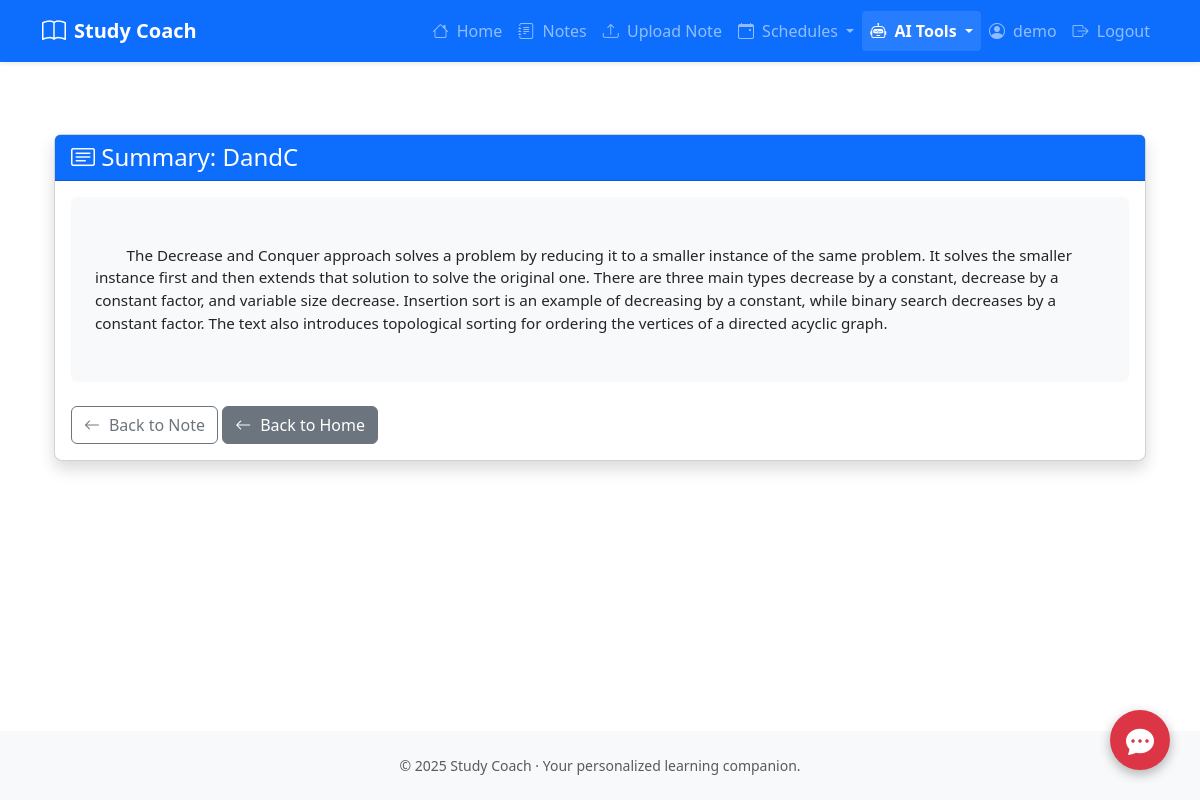
The page /summarize/2 (signed in) on the database its author committed.
### tables this page shows
CREATE TABLE users (
                id INTEGER PRIMARY KEY AUTOINCREMENT,
                username TEXT UNIQUE NOT NULL,
                password TEXT NOT NULL
            );

CREATE TABLE notes (
                id INTEGER PRIMARY KEY AUTOINCREMENT,
                user_id INTEGER,
                title TEXT NOT NULL,
                content TEXT NOT NULL,
                file_type TEXT NOT NULL,
                upload_date TEXT NOT NULL,
                summary TEXT,
                questions TEXT,
                FOREIGN KEY (user_id) REFERENCES users(id)
            );

### app.py (the view, shortened to what this page needs)
@app.route('/summarize/<int:note_id>')
@login_required
def summarize_note(note_id):
    conn = get_db_connection()
    note = conn.execute(
        'SELECT * FROM notes WHERE id = ? AND user_id = ?',
        (note_id, session['user_id'])
    ).fetchone()
    if not note:
        conn.close()
        flash('Note not found', 'danger')
        return redirect(url_for('notes'))
    note_dict = dict(note)
    summary = note_dict.get('summary')
    conn.close()
    return render_template('summary.html', note=note_dict, summary=summary)

### app.py (called while the page is built)
def get_db_connection():
    conn = sqlite3.connect(DATABASE)
    conn.row_factory = sqlite3.Row
    return conn

@login_manager.user_loader
def load_user(user_id):
    conn = get_db_connection()
    row = conn.execute('SELECT * FROM users WHERE id = ?', (user_id,)).fetchone()
    conn.close()
    if row:
        return User(row['id'], row['username'], row['password'])
    return None

@app.context_processor
def inject_now():
    return {'datetime': datetime, 'current_user': current_user}

### templates/summary.html (shortened to what this page needs)
{% extends "base.html" %}  {% block content %}
<div class="container mt-5">
  <div class="card shadow">
    <div
      class="card-header bg-primary text-white d-flex justify-content-between align-items-center"
    >
      <h4 class="mb-0">
        <i class="bi bi-card-text"></i> Summary: {{ note.title }}
      </h4>
    </div>
    <div class="card-body">
      <div
        class="note-content bg-light p-4 rounded"
        style="white-space: pre-wrap; word-wrap: break-word"
      >
        {{ summary }}
      </div>
      <div class="mt-4">
        <a
          href="{{ url_for('view_note', note_id=note.id) }}"
          class="btn btn-outline-secondary"
        >
          <i class="bi bi-arrow-left"></i> Back to Note
        </a>
        <a href="{{ url_for('home') }}" class="btn btn-secondary">
          <i class="bi bi-arrow-left"></i> Back to Home
        </a>
      </div>
    </div>
  </div>
</div>
{% endblock %}

### templates/base.html (shortened to what this page needs)
<!DOCTYPE html>
<html lang="en">
<head>
  <link href="https://cdn.jsdelivr.net/npm/bootstrap@5.3.0/dist/css/bootstrap.min.css" rel="stylesheet" />
  <link rel="stylesheet" href="https://cdn.jsdelivr.net/npm/bootstrap-icons@1.10.0/font/bootstrap-icons.css" />
  <link rel="stylesheet" href="{{ url_for('static', filename='style.css') }}" />
</head>
<body class="d-flex flex-column min-vh-100">
  <nav class="navbar navbar-expand-lg navbar-dark bg-primary shadow-sm">
    <div class="container">
      <a class="navbar-brand fw-bold d-flex align-items-center" href="{{ url_for('home') }}">
        <i class="bi bi-book me-2 fs-4"></i> Study Coach
      </a>
      <div class="collapse navbar-collapse" id="navbarNav">
        <ul class="navbar-nav ms-auto mb-2 mb-lg-0">
          <li class="nav-item">
            <a class="nav-link {% if request.endpoint == 'home' %}active{% endif %}" href="{{ url_for('home') }}">
              <i class="bi bi-house me-1"></i> Home
            </a>
          </li>
          <li class="nav-item">
            <a class="nav-link {% if request.endpoint == 'notes' %}active{% endif %}" href="{{ url_for('notes') }}">
              <i class="bi bi-journal-text me-1"></i> Notes
            </a>
          </li>
          <li class="nav-item">
            <a class="nav-link {% if request.endpoint == 'upload' %}active{% endif %}" href="{{ url_for('upload') }}">
              <i class="bi bi-upload me-1"></i> Upload Note
            </a>
          </li>
          <li class="nav-item dropdown">
            <a class="nav-link dropdown-toggle {% if 'schedule' in request.endpoint %}active{% endif %}" href="#"
              id="scheduleDropdown" role="button" data-bs-toggle="dropdown" aria-expanded="false">
              <i class="bi bi-calendar-event me-1"></i> Schedules
            </a>
          </li>
          <li class="nav-item dropdown">
            <a class="nav-link dropdown-toggle {% if 'summarize' in request.endpoint or 'questions' in request.endpoint or 'explain' in request.endpoint %}active{% endif %}"
              href="#" id="aiDropdown" role="button" data-bs-toggle="dropdown" aria-expanded="false">
              <i class="bi bi-robot me-1"></i> AI Tools
            </a>
          </li>
          {% if session.get('username') %}
          <li class="nav-item">
            <a class="nav-link" href="#">
              <i class="bi bi-person-circle me-1"></i> {{ session.get('username') }}
            </a>
          </li>
          <li class="nav-item">
            <a class="nav-link" href="{{ url_for('logout') }}">
              <i class="bi bi-box-arrow-right me-1"></i> Logout
            </a>
          </li>
          {% endif %}
        </ul>
      </div>
    </div>
  </nav>
  <div class="container mt-4 flex-grow-1">
    <a href="{{ url_for('rag_chat') }}" class="rag-chat-btn">
      <i class="bi bi-chat-dots-fill fs-3"></i>
    </a>
    {% block content %}{% endblock %}
  </div>
  <footer class="mt-auto py-4 bg-light">
    <div class="container text-center">
      <p class="text-muted small mb-0">
        &copy; {{ datetime.utcnow().year }} Study Coach &middot; Your
        personalized learning companion.
      </p>
    </div>
  </footer>
</body>
</html>

### static/style.css (style rules this page uses)
.navbar-brand i { font-size: 1.3rem; }
.navbar-nav .nav-link.active { font-weight: bold; color: #fff !important; background-color: rgba(255, 255, 255, 0.1); border-radius: 0.25rem; }
.card { border-radius: 0.5rem; }
.card-header { font-weight: 600; }
.note-content { font-size: 0.95rem; line-height: 1.5; color: #212529; }
.btn i { margin-right: 0.3rem; }
footer { background-color: #f8f9fa; }
footer p { font-size: 0.85rem; }

### templates/base.html (style rules this page uses)
.rag-chat-btn { position: fixed; bottom: 30px; right: 30px; background: #dc3545; color: white; width: 60px; height: 60px; border-radius: 50%; display: flex; align-items: center; justify-content: center; box-shadow: 0 4px 12px rgba(0, 0, 0, 0.3); text-decoration: none; z-index: 1000; transition: transform 0.2s ease-in-out; }

### rows shown on the page
users: get "demo"
notes: title "DandC", summary "The Decrease and Conquer approach solves a problem by reducing it to a smaller instance of the same problem. It solves the smaller instance first and then extends that solution to solve the original one. There are three main types decrease by a constant, decrease by a constant factor, and variable size decrease. Insertion sort is an example of decreasing by a constant, while binary search decreases by a constant factor. The text also introduces topological sorting for ordering the vertices of a directed acyclic graph."
